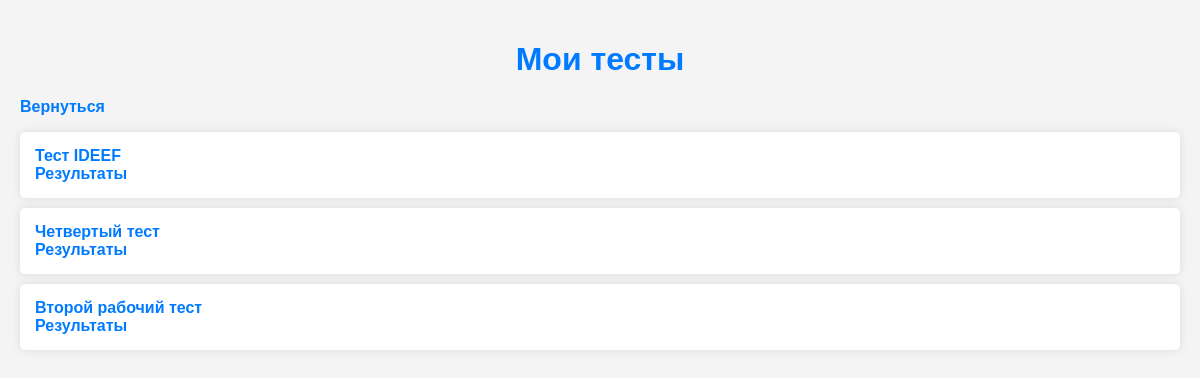
Screenshot of /my_tests/ (signed in) with the database file from the repository.
### users/models.py (models this page shows, shortened)
class Test(models.Model):
    user = models.ForeignKey(User, on_delete=models.CASCADE)
    testers = models.ManyToManyField(User, related_name='assigned_tests')
    created_at = models.DateTimeField(auto_now_add=True)
    name = models.CharField(max_length=255, default='Unnamed Test')

### users/views.py (the view)
# urls.py: path('my_tests/', views.my_tests, name='my_tests'),
@login_required
def my_tests(request):
    if request.user.role == 'tester':
        tests = request.user.assigned_tests.all()
    else:
        tests = Test.objects.filter(user=request.user)
    return render(request, "tests/my_tests.html", {"tests": tests})

### users/templates/tests/my_tests.html (shortened to what this page needs)
<!DOCTYPE html>
<html lang="ru">
<head>
    {% load static %}
    <link rel="stylesheet" type="text/css" href="{% static 'styles/tests/my_tests.css' %}">
</head>
<body>
    <h1>Мои тесты</h1>
    <a href="{% url 'home' %}">Вернуться</a>
    <ul>
        {% for test in tests %}
            <li>
                <a href="{% url 'ab_test' %}?test_id={{ test.id }}">{{ test.name }}</a>
                <a href="{% url 'test_results_detail' %}?test_id={{ test.id }}">Результаты</a>
            </li>
        {% empty %}
            <li>Тесты не найдены.</li>
        {% endfor %}
    </ul>
</body>
</html>

### users/static/styles/tests/my_tests.css (style rules this page uses)
body { font-family: 'Arial', sans-serif; background-color: #f4f4f4; color: #333; margin: 0; padding: 20px; }
h1 { text-align: center; color: #007BFF; margin-bottom: 20px; }
a { display: inline-block; color: #007BFF; text-decoration: none; font-weight: bold; }
ul { list-style: none; padding: 0; }
ul li { background: #fff; margin: 10px 0; padding: 15px; border-radius: 5px; box-shadow: 0 0 10px rgba(0, 0, 0, 0.1); }
ul li a { display: block; }

### rows the page displays
Test: name "Тест IDEEF"
Test: name "Четвертый тест"
Test: name "Второй рабочий тест"
